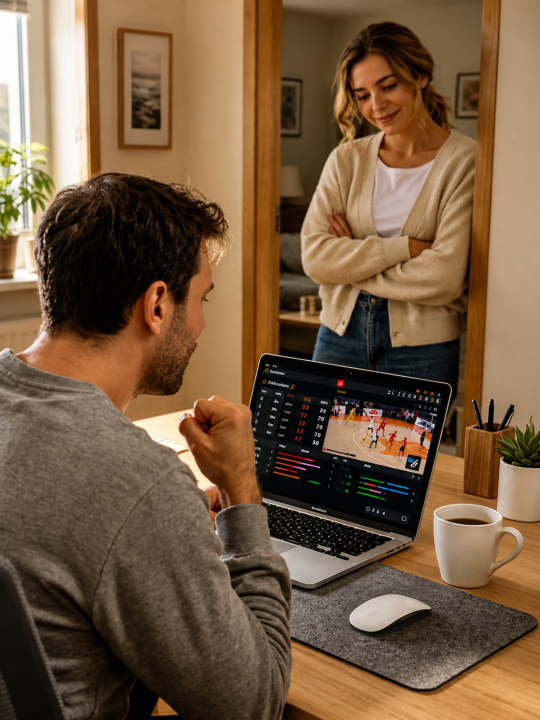
#> input picture 2026-11-28/base2.png, 1080 x 1440 px (shown at 1/2 size)
$ python mk2.py
#> lines starting #> are read from the running program, lines starting #| are printed output that depends on the picture
from PIL import Image, ImageDraw, ImageFont, ImageFilter
src=Image.open('base2.png').convert('RGB')
#> src is the input picture: PIL image 1080x1440 RGB; mean R, G, B 116.7, 89.6, 63
bg=src.resize((1440*1920//1440*0+1440,1920)).crop((180,0,1260,1920)).filter(ImageFilter.GaussianBlur(40))
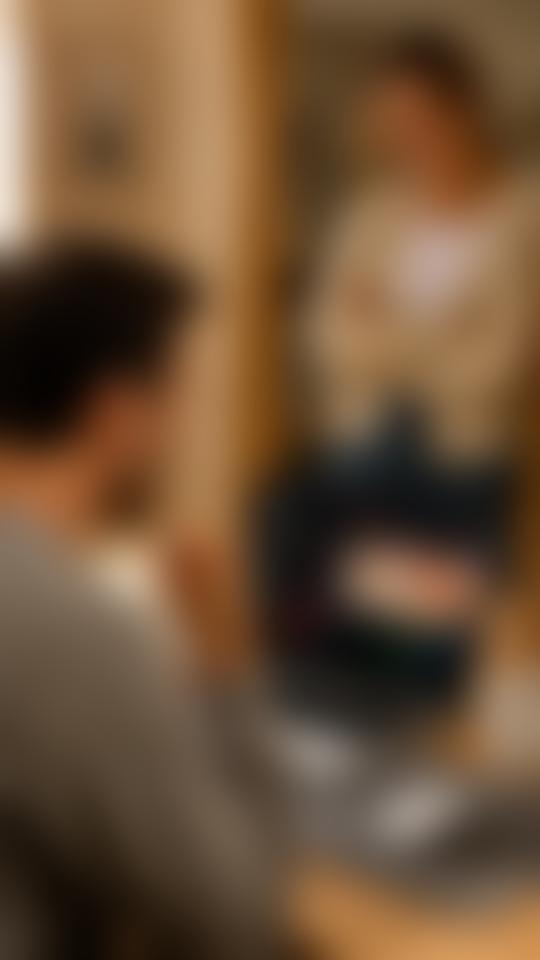
#> bg: PIL image 1080x1920 RGB (shown at 1/2 size); mean R, G, B 108.8, 81.4, 55.5
from PIL import ImageEnhance
bg=ImageEnhance.Brightness(bg).enhance(0.55)
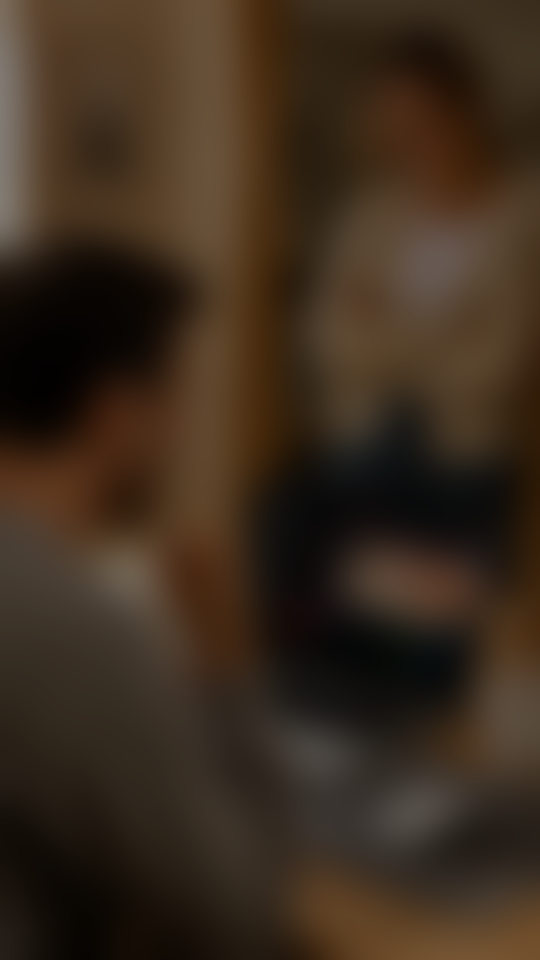
#> bg: PIL image 1080x1920 RGB (shown at 1/2 size); mean R, G, B 59.4, 44.3, 30.1
canvas=bg.copy(); canvas.paste(src,(0,200))
#> after `canvas.paste(src, (0, 200))`:
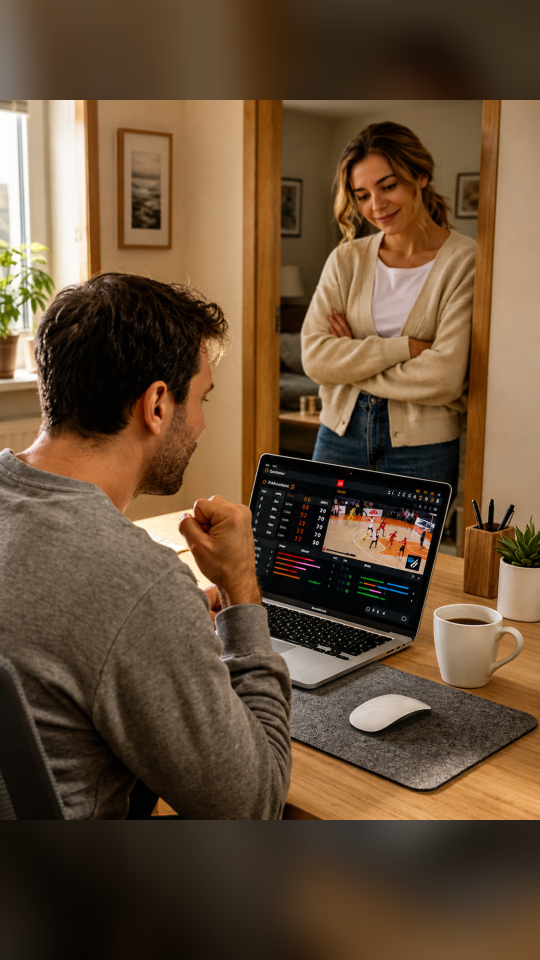
#> canvas: PIL image 1080x1920 RGB (shown at 1/2 size); mean R, G, B 102.4, 78.4, 54.7
grad=Image.new('L',(1080,1920),0);gd=ImageDraw.Draw(grad)
#> after `grad = Image.new('L', (1080, 1920), 0)`: grad: PIL image 1080x1920 L; every value is 0
for y in range(1100,1920):
    gd.line([(0,y),(1080,y)],fill=int(min(200,(y-1100)*0.5)))
canvas=Image.composite(Image.new('RGB',(1080,1920),(0,0,0)),canvas,grad)
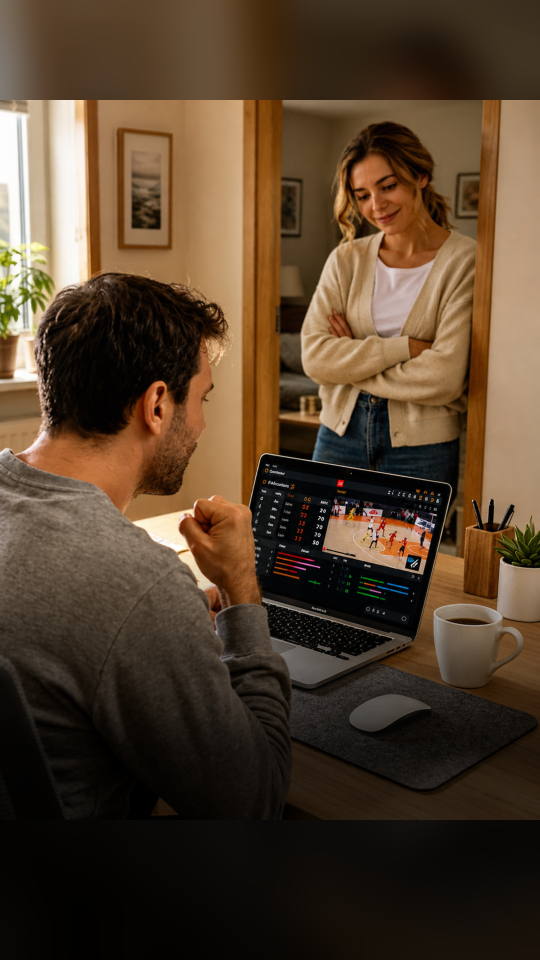
#> canvas: PIL image 1080x1920 RGB (shown at 1/2 size); mean R, G, B 83.4, 63.7, 44.4
f=ImageFont.truetype('/usr/share/fonts/truetype/google-fonts/Poppins-Bold.ttf',56)
def frame(lines,name,top):
#> called with name = 'g1.png', top = 1480
    im=canvas.copy();d=ImageDraw.Draw(im);y=top
    for l in lines:
        w=d.textlength(l,font=f);d.text(((1080-w)/2,y),l,font=f,fill='white');y+=76
#> this loop made 3 passes
#> w on passes 1 to 3: 680.3, 524, 521.2
#> after the loop, y = 1708
    im.save(name)
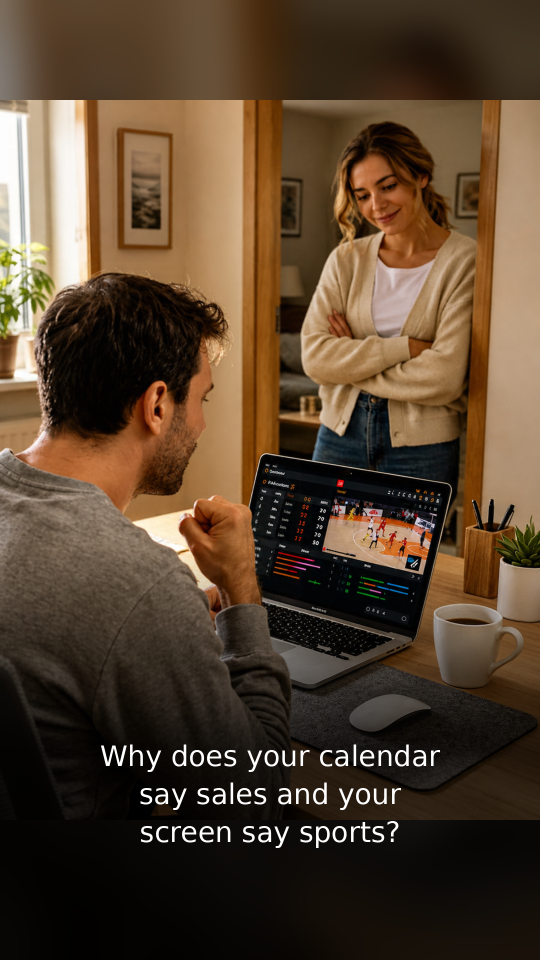
#> saved as g1.png: PIL image 1080x1920 RGB (shown at 1/2 size); mean R, G, B 85.5, 65.9, 46.6
h=["Why does your calendar","say sales and your","screen say sports?"]
r=["It's not a time problem.","It's the one task","you walk around."]
frame(h,'g1.png',1480)
frame(h+[''] +r,'g2.png',1330)
#> call 2 of frame, with name = 'g2.png', top = 1330
#> the loop in frame (call 2), `for l in lines:` made 7 passes
#> w on passes 1 to 7: 680.3, 524, 521.2, 0, 656.3, 450.4, 481.3
#> after the loop in frame (call 2), `for l in lines:`: y = 1862
#> in frame (call 2), `im.save(name)`:
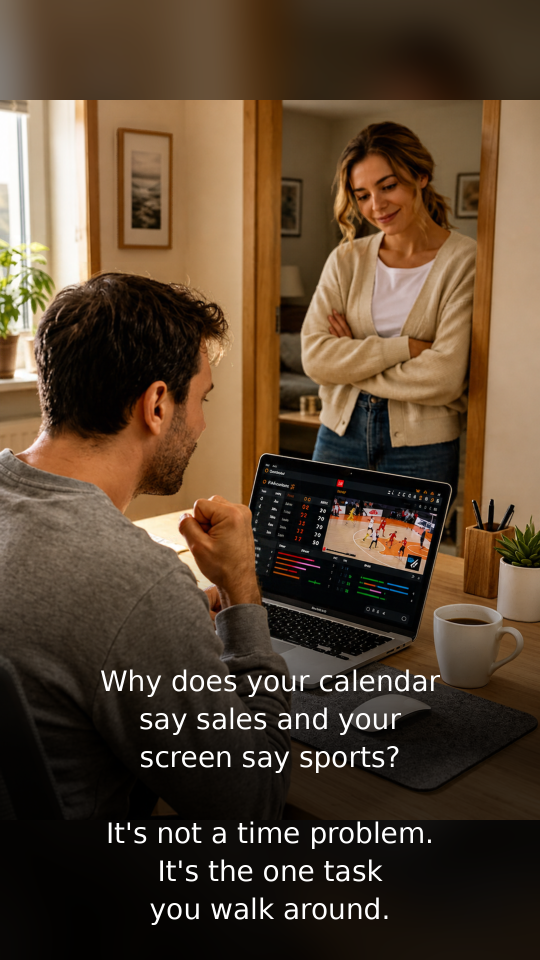
#> saved as g2.png: PIL image 1080x1920 RGB (shown at 1/2 size); mean R, G, B 87.3, 67.7, 48.4

$ run again, with 2026-11-28/base3.png copied over 2026-11-28/base2.png
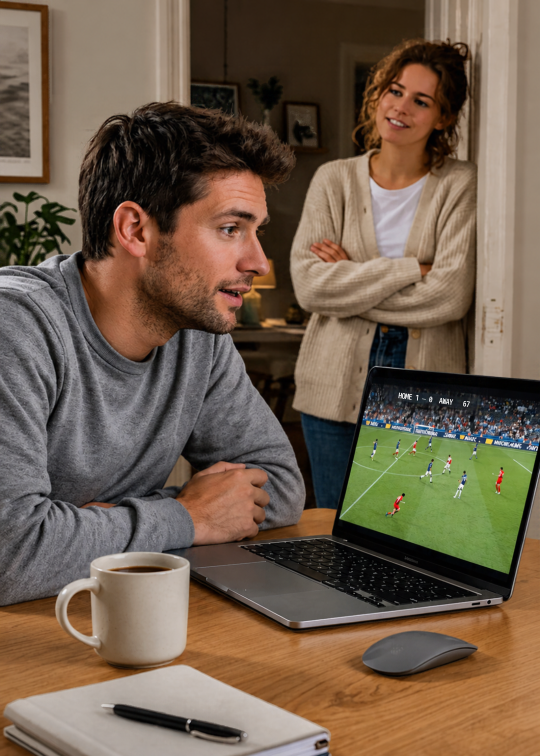
#> input picture 2026-11-28/base3.png, 1080 x 1512 px (shown at 1/2 size)
#> src is the input picture: PIL image 1080x1512 RGB; mean R, G, B 112, 93.8, 75.8
#> `bg=ImageEnhance.Brightness(bg).enhance(0.55)`:
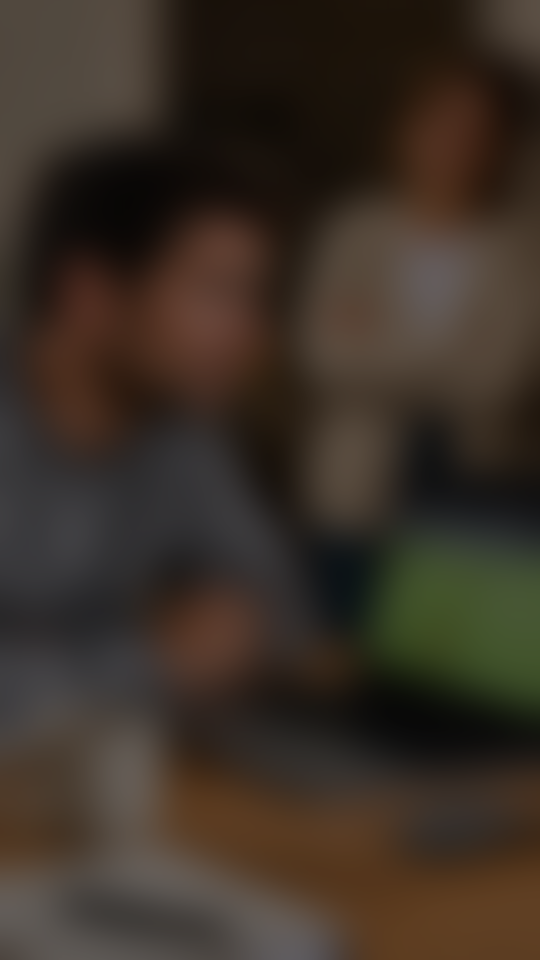
#> bg: PIL image 1080x1920 RGB (shown at 1/2 size); mean R, G, B 58.5, 48.1, 38.5
#> grad: PIL image 1080x1920 L; every value is 0
#> the loop in frame, `for l in lines:` made 3 passes
#> w on passes 1 to 3: 680.3, 524, 521.2
#> after the loop in frame, `for l in lines:`: y = 1708
#> the loop in frame (call 2), `for l in lines:` made 7 passes
#> w on passes 1 to 7: 680.3, 524, 521.2, 0, 656.3, 450.4, 481.3
#> after the loop in frame (call 2), `for l in lines:`: y = 1862
#> in frame (call 2), `im.save(name)`:
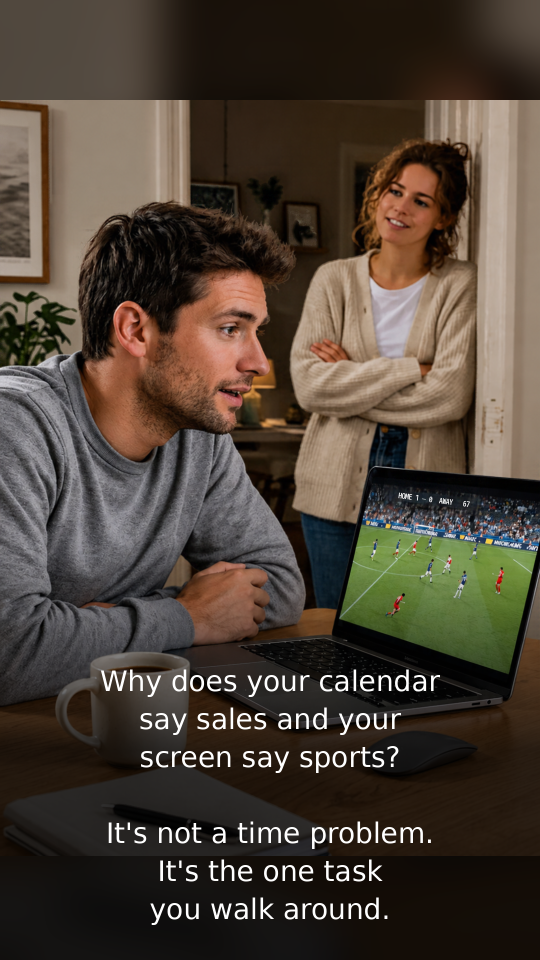
#> saved as g2.png: PIL image 1080x1920 RGB (shown at 1/2 size); mean R, G, B 76.6, 65.5, 54.4

$ run again, with 2026-11-28/base4.png copied over 2026-11-28/base2.png
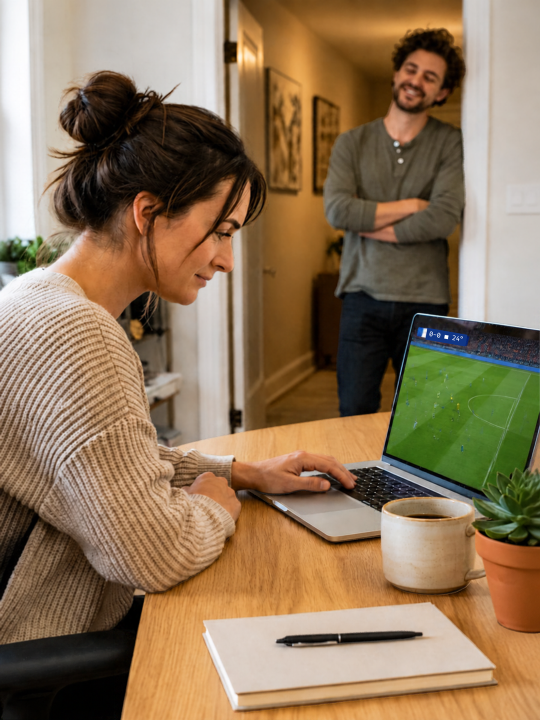
#> input picture 2026-11-28/base4.png, 1080 x 1440 px (shown at 1/2 size)
#> src is the input picture: PIL image 1080x1440 RGB; mean R, G, B 142.2, 117.5, 88.6
#> `bg=ImageEnhance.Brightness(bg).enhance(0.55)`:
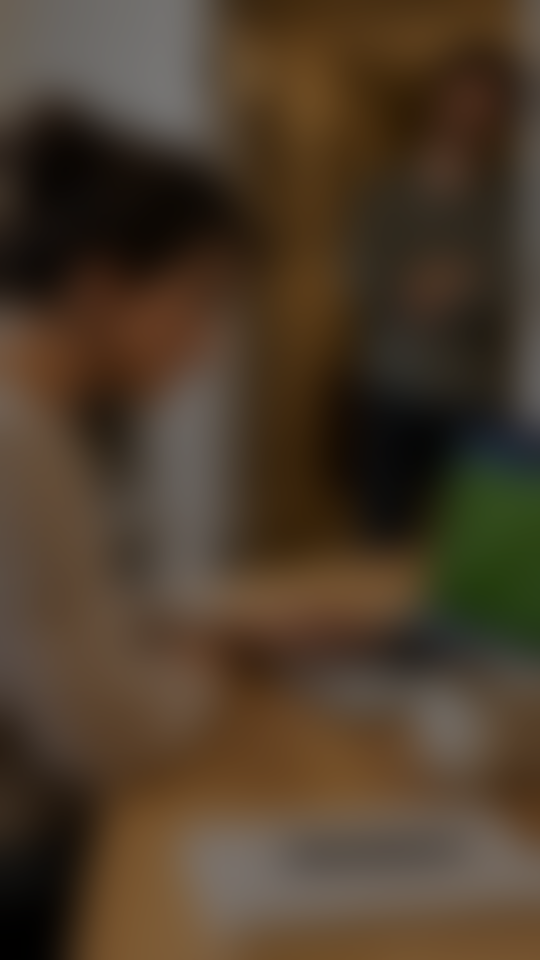
#> bg: PIL image 1080x1920 RGB (shown at 1/2 size); mean R, G, B 75.8, 59.9, 42.6
#> grad: PIL image 1080x1920 L; every value is 0
#> the loop in frame, `for l in lines:` made 3 passes
#> w on passes 1 to 3: 680.3, 524, 521.2
#> after the loop in frame, `for l in lines:`: y = 1708
#> the loop in frame (call 2), `for l in lines:` made 7 passes
#> w on passes 1 to 7: 680.3, 524, 521.2, 0, 656.3, 450.4, 481.3
#> after the loop in frame (call 2), `for l in lines:`: y = 1862
#> in frame (call 2), `im.save(name)`:
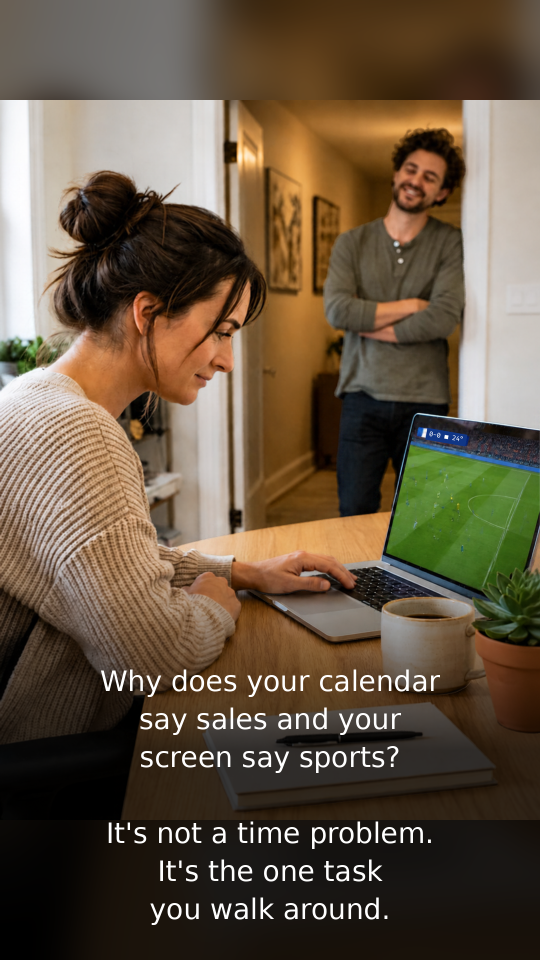
#> saved as g2.png: PIL image 1080x1920 RGB (shown at 1/2 size); mean R, G, B 100.7, 85.1, 66

$ run again, with 2026-11-28/base5.png copied over 2026-11-28/base2.png
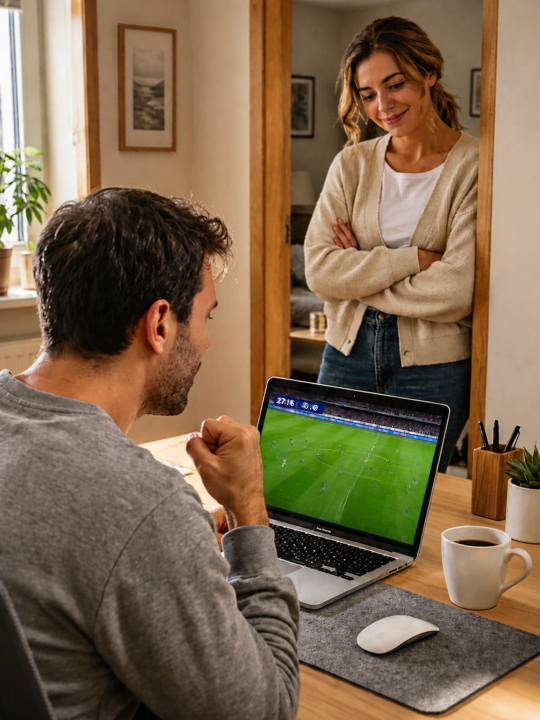
#> input picture 2026-11-28/base5.png, 1080 x 1440 px (shown at 1/2 size)
#> src is the input picture: PIL image 1080x1440 RGB; mean R, G, B 125.3, 102.7, 76.4
#> `bg=ImageEnhance.Brightness(bg).enhance(0.55)`:
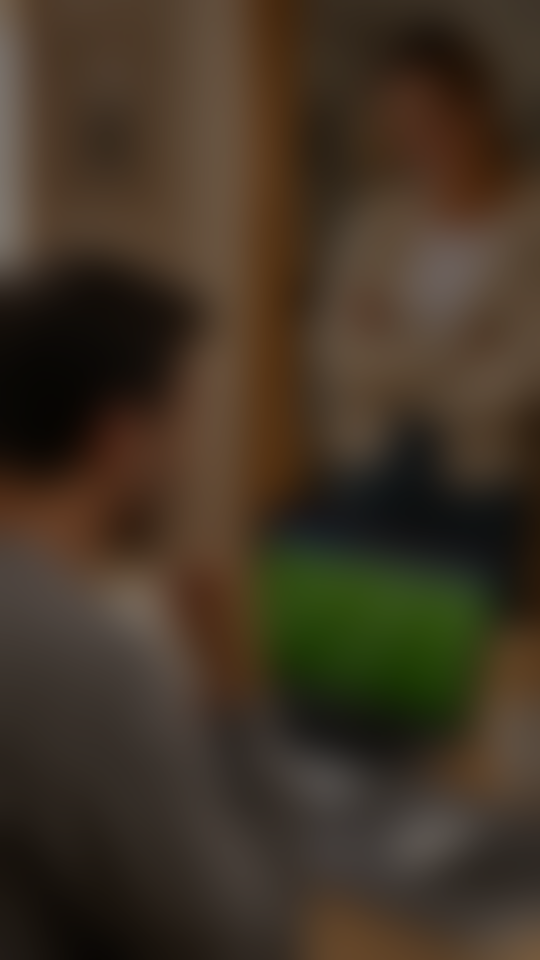
#> bg: PIL image 1080x1920 RGB (shown at 1/2 size); mean R, G, B 64.4, 52, 37
#> grad: PIL image 1080x1920 L; every value is 0
#> the loop in frame, `for l in lines:` made 3 passes
#> w on passes 1 to 3: 680.3, 524, 521.2
#> after the loop in frame, `for l in lines:`: y = 1708
#> the loop in frame (call 2), `for l in lines:` made 7 passes
#> w on passes 1 to 7: 680.3, 524, 521.2, 0, 656.3, 450.4, 481.3
#> after the loop in frame (call 2), `for l in lines:`: y = 1862
#> in frame (call 2), `im.save(name)`:
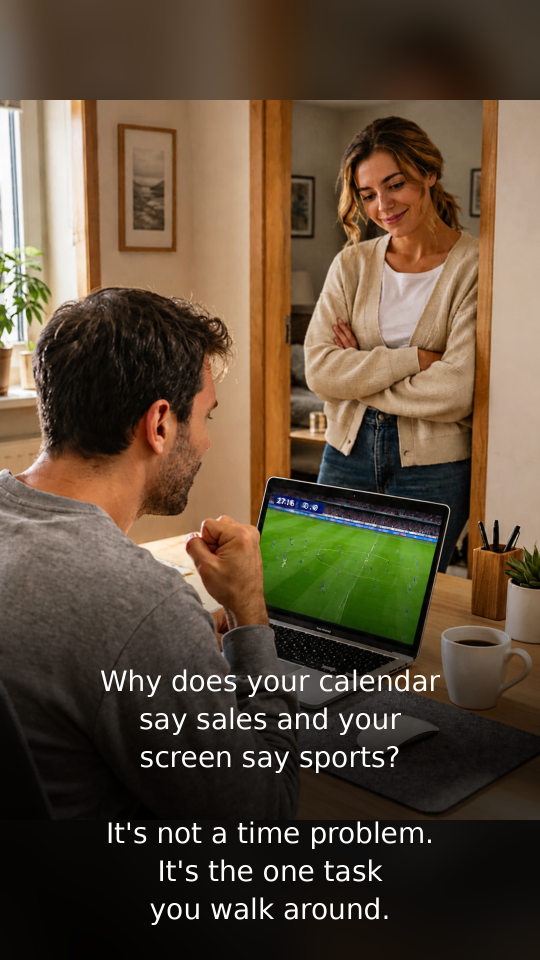
#> saved as g2.png: PIL image 1080x1920 RGB (shown at 1/2 size); mean R, G, B 92.7, 75.9, 56.9
